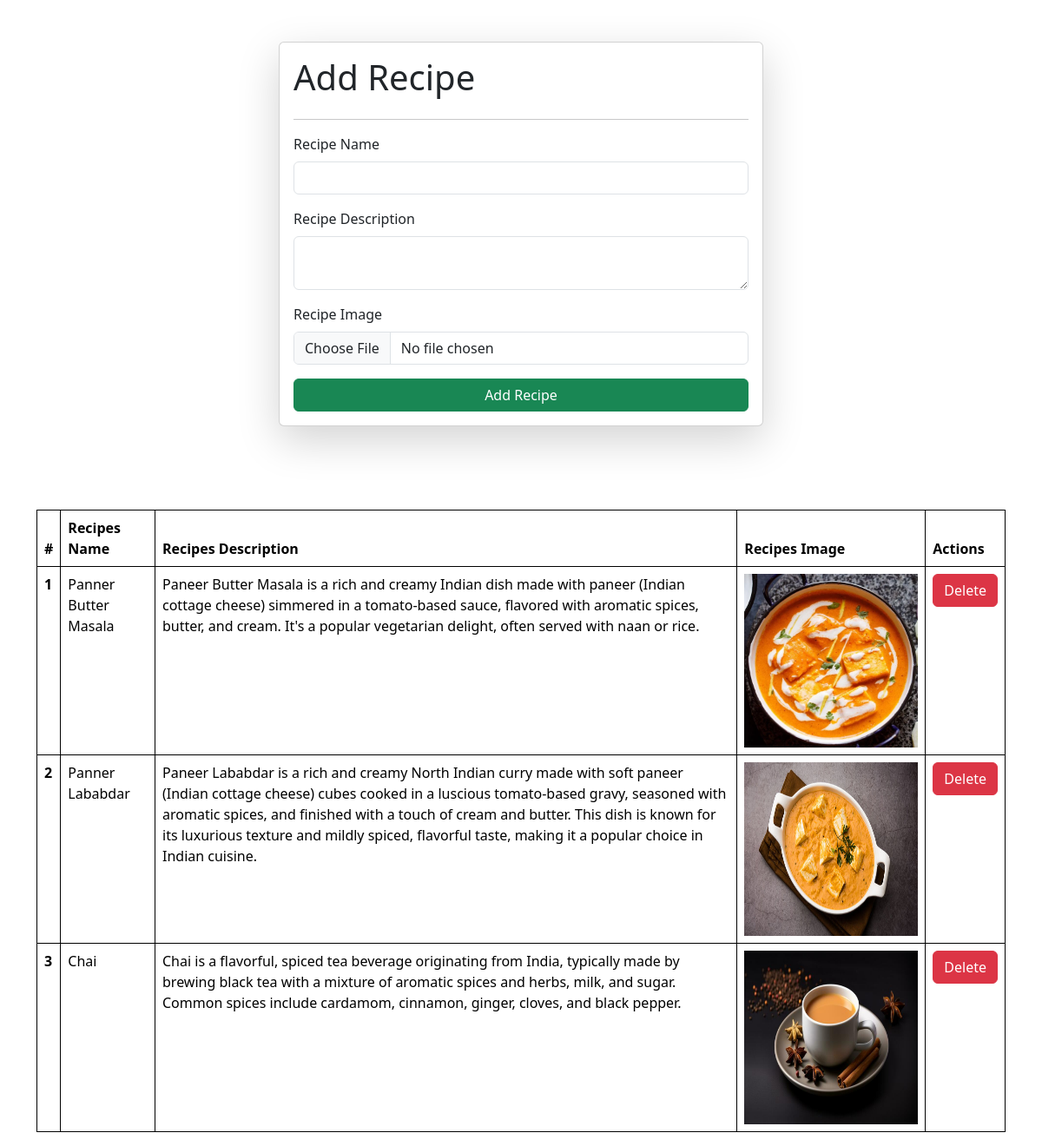
Screenshot of /recipe/ with the database file from the repository.
### vege/models.py (models this page shows)
class recipe(models.Model):
    name = models.CharField(max_length=100)
    description = models.TextField()
    image = models.ImageField(upload_to="recipe")

### vege/views.py (the view, shortened to what this page needs)
# urls.py: path("recipe/", recipes ,name="recipe"),
def recipes(request):
    queryset = recipe.objects.all()
    context = {'recipes' : queryset}
    return render(request,"recipe.html",context)

### vege/templates/recipe.html (shortened to what this page needs)
{% extends "base.html" %}
{% block start %}
    <div class="container mt-5">
        <form class="col-6 mx-auto card p-3 shadow-lg" method="post" enctype="multipart/form-data">
            <h1>Add Recipe</h1>
            <hr>
            <div class="mb-3">
              <label for="Name" class="form-label">Recipe Name</label>
              <input name="name" required type="text" class="form-control">
            </div>
            <div class="mb-3">
              <label for="Description" class="form-label">Recipe Description</label>
              <textarea name="description" required class="form-control"></textarea>
            </div>
            <div class="mb-3">
                <label for="Image" class="form-label">Recipe Image</label>
                <input name="image" type="file" class="form-control">
              </div>
            <button type="submit" class="btn btn-success">Add Recipe</button>
          </form>
          <br><br><br><br>
          <table class="table">
            <thead>
              <tr>
                <th scope="col">#</th>
                <th scope="col">Recipes Name</th>
                <th scope="col">Recipes Description</th>
                <th scope="col">Recipes Image</th>
                <th scope="col">Actions</th>
              </tr>
            </thead>
            <tbody>
              {% for recipe in recipes %}
              <tr>
                <th scope="row">{{ forloop.counter }}</th>
                <td>{{recipe.name}}</td>
                <td>{{recipe.description}}</td>
                <td>
                  <img  src="/media/{{recipe.image}}" style="height: 200px; width: 200px;"></td>
                <td>
                  <a href="/delete-recipe/{{ recipe.id }}/" class="btn btn-danger">Delete</a>
                </td>
                </tr>
              {% endfor %}
            </tbody>
          </table>
    </div>
{% endblock %}

### basic/templates/base.html (shortened to what this page needs)
<!DOCTYPE html>
<html lang="en">
<head>
    <link href="https://cdn.jsdelivr.net/npm/bootstrap@5.3.3/dist/css/bootstrap.min.css" rel="stylesheet">
{% block start %}
{% endblock %}
</body>
</html>

### vege/templates/recipe.html (style rules this page uses)
table,th,td { border: 1px solid black; }

### rows the page displays
recipe: name "Panner Butter Masala", description "Paneer Butter Masala is a rich and creamy Indian dish made with paneer (Indian cottage cheese) simmered in a tomato-based sauce, flavored with aromatic spices, butter, and cream. It's a popular vegetarian delight, often served with naan or rice.", image (picture)
recipe: name "Panner Lababdar", description "Paneer Lababdar is a rich and creamy North Indian curry made with soft paneer (Indian cottage cheese) cubes cooked in a luscious tomato-based gravy, seasoned with aromatic spices, and finished with a touch of cream and butter. This dish is known for its luxurious texture and mildly spiced, flavorful taste, making it a popular choice in Indian cuisine.", image (picture)
recipe: name "Chai", description "Chai is a flavorful, spiced tea beverage originating from India, typically made by brewing black tea with a mixture of aromatic spices and herbs, milk, and sugar. Common spices include cardamom, cinnamon, ginger, cloves, and black pepper.", image (picture)
